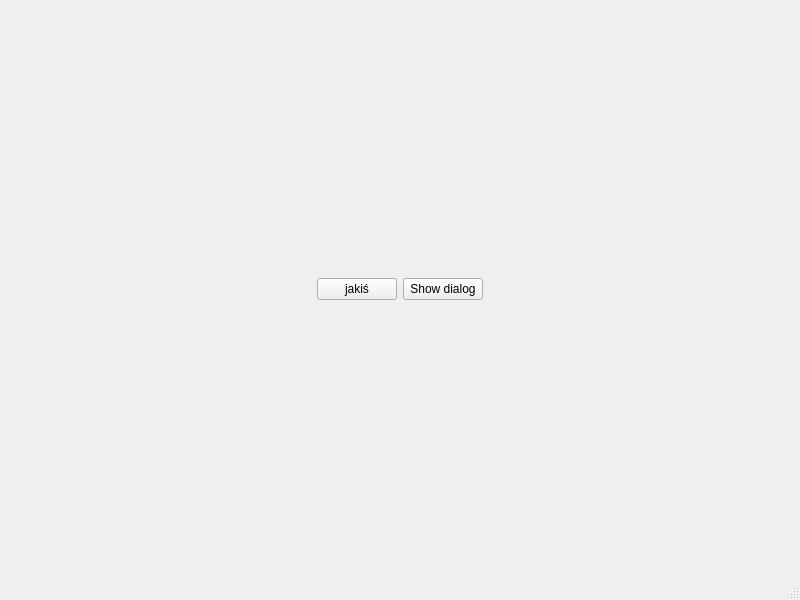
<?xml version="1.0" encoding="UTF-8"?>
<ui version="4.0">
 <class>MainWindow</class>
 <widget class="QMainWindow" name="MainWindow">
  <property name="geometry">
   <rect>
    <x>0</x>
    <y>0</y>
    <width>800</width>
    <height>600</height>
   </rect>
  </property>
  <property name="windowTitle">
   <string>MainWindow</string>
  </property>
  <widget class="QWidget" name="centralwidget">
   <layout class="QGridLayout" name="gridLayout">
    <item row="0" column="0">
     <spacer name="horizontalSpacer">
      <property name="orientation">
       <enum>Qt::Horizontal</enum>
      </property>
      <property name="sizeHint" stdset="0">
       <size>
        <width>332</width>
        <height>20</height>
       </size>
      </property>
     </spacer>
    </item>
    <item row="0" column="3">
     <spacer name="horizontalSpacer_2">
      <property name="orientation">
       <enum>Qt::Horizontal</enum>
      </property>
      <property name="sizeHint" stdset="0">
       <size>
        <width>332</width>
        <height>20</height>
       </size>
      </property>
     </spacer>
    </item>
    <item row="0" column="2">
     <widget class="QPushButton" name="pushButton">
      <property name="text">
       <string>Show dialog</string>
      </property>
     </widget>
    </item>
    <item row="0" column="1">
     <widget class="QPushButton" name="pushButton_2">
      <property name="text">
       <string>jakiś</string>
      </property>
     </widget>
    </item>
   </layout>
  </widget>
  <widget class="QMenuBar" name="menubar">
   <property name="geometry">
    <rect>
     <x>0</x>
     <y>0</y>
     <width>800</width>
     <height>29</height>
    </rect>
   </property>
  </widget>
  <widget class="QStatusBar" name="statusbar"/>
 </widget>
 <resources/>
 <connections/>
</ui>
